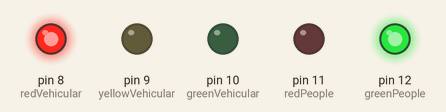
The sketch below on a simulated Arduino Uno, built with avr-gcc and run on an emulated ATmega328P. On the bench: output pins drawn as LEDs (lit = HIGH).

Above: at 0.2 s.
At 1.2 s:
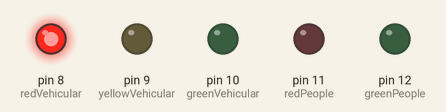
At 2.7 s:
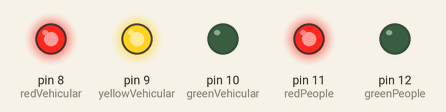
At 3.2 s:
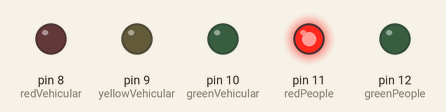
At 4.7 s:
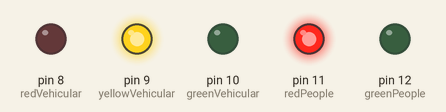
At 5.7 s:
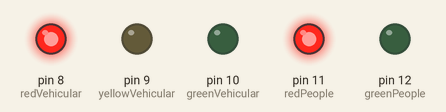
Timing chart, 0 to 7.8 s (numbered marks = the images above):
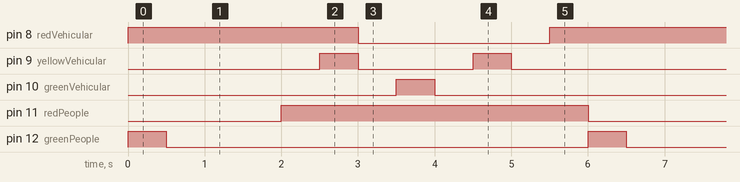

Measured:
- by itself, pin 8 (redVehicular): repeats every 6.0 s: LOW 2.5 s, HIGH 3.5 s
- by itself, pin 9 (yellowVehicular): repeats every 6.0 s: LOW 1.5 s, HIGH 0.50 s, LOW 3.5 s, HIGH 0.50 s
- by itself, pin 10 (greenVehicular), pin 12 (greenPeople): alternates HIGH for 0.50 s and LOW for 5.5 s
- by itself, pin 11 (redPeople): alternates HIGH for 4.0 s and LOW for 2.0 s

The sketch:

vehicular_and_people_traffic_lights.ino
```cpp
const int redVehicular = 8;
const int yellowVehicular = 9;
const int greenVehicular = 10;
const int redPeople = 11;
const int greenPeople = 12;

void setup()
{
  pinMode(redVehicular, OUTPUT);
  pinMode(yellowVehicular, OUTPUT);
  pinMode(greenVehicular, OUTPUT);
  pinMode(redPeople, OUTPUT);
  pinMode(greenPeople, OUTPUT);
}

void loop()
{
  digitalWrite(redVehicular, HIGH);
  digitalWrite(greenPeople, HIGH);
  delay(500);
  blinkLight(greenPeople, 2);
  delay(500);
  digitalWrite(greenPeople, LOW);
  digitalWrite(redPeople, HIGH);
  delay(500);
  digitalWrite(redVehicular, HIGH);
  digitalWrite(yellowVehicular, HIGH);
  delay(500);
  digitalWrite(redVehicular, LOW);
  digitalWrite(yellowVehicular, LOW);
  delay(500);
  digitalWrite(greenVehicular, HIGH);
  delay(500);
  digitalWrite(greenVehicular, LOW);
  delay(500);
  digitalWrite(yellowVehicular, HIGH);
  delay(500);
  digitalWrite(yellowVehicular, LOW);
  delay(500);
  digitalWrite(redVehicular, HIGH);
  delay(500);
  digitalWrite(redPeople, LOW);
  digitalWrite(greenPeople, HIGH);
}

void blinkLight(int light, int times){
  for(int i= 0 ; i < times; i++){
    digitalWrite(light, HIGH);
    digitalWrite(light, LOW);
    delay(500);
  }
}
```
